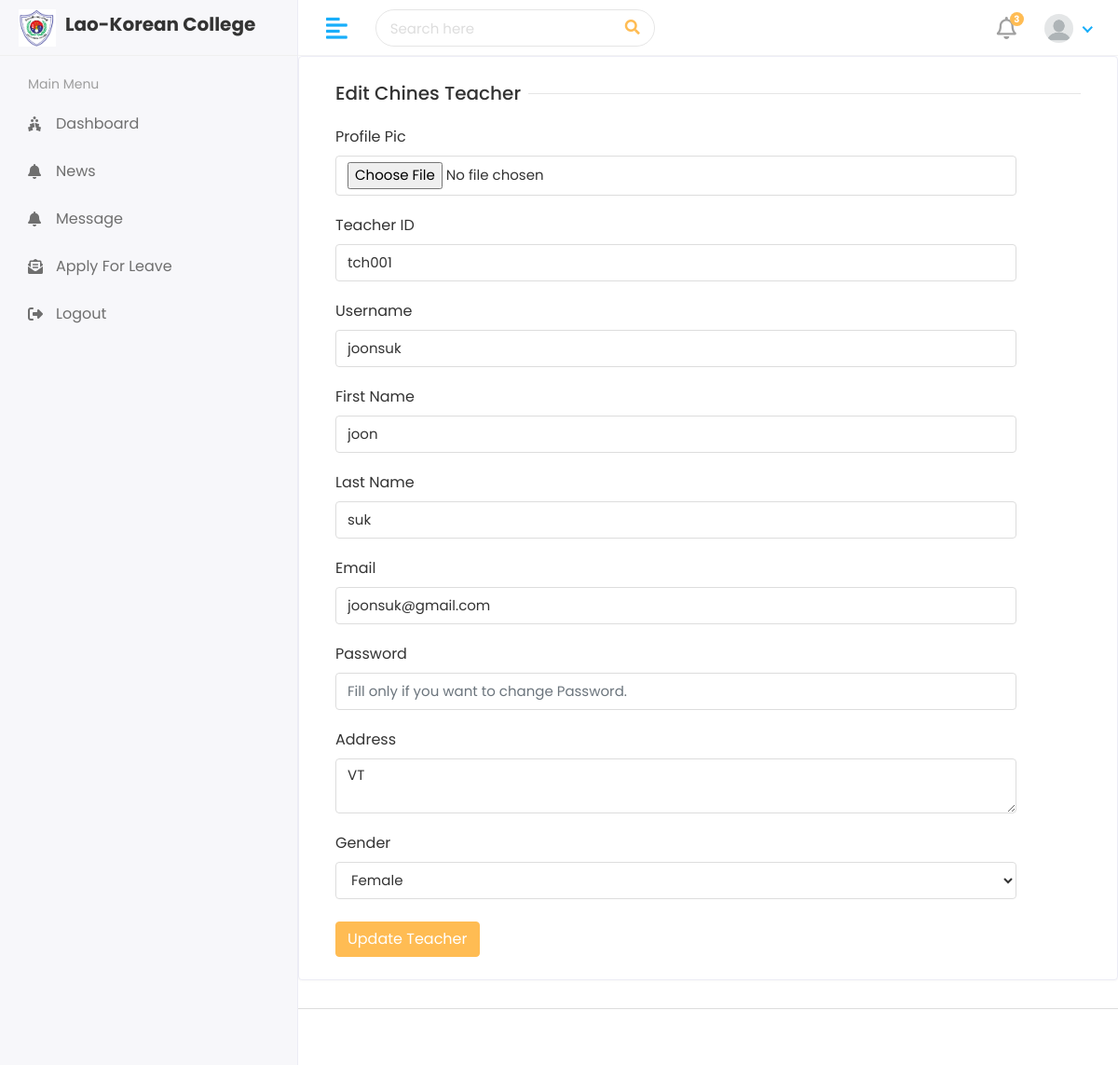
Screenshot of /Hod/Teacher/Edit/2/ with the database file from the repository.
### app/models.py (models this page shows, shortened)
class Teacher(models.Model):
    user = models.OneToOneField(CustomUser, on_delete=models.CASCADE)
    teacherID = models.CharField(max_length=50, unique=True)
    address = models.TextField()
    gender = models.CharField(max_length=50)
    created_at = models.DateTimeField(auto_now_add=True)
    updated_at = models.DateTimeField(auto_now=True)

class CustomUser(AbstractUser):
    USER = (
        (1, "HOD"),
        (2, "OFFICER"),
        (3, "TEACHER"),
        (4, "STUDENT")
    )
    user_type = models.CharField(choices=USER, max_length=50, default=1)
    profile_pic = models.ImageField(upload_to="media/profile_pic")

### lao_korean_college/Hod_views.py (the view)
# urls.py: path('Hod/Teacher/Edit/<str:id>/', Hod_views.editTeacher, name='edit_teacher'),
def editTeacher(request, id):
    teacher = Teacher.objects.get(id = id)
    context = {
        'teacher':teacher
    }
    return render(request,'Hod/editTeacher.html',context)

### templates/Hod/editTeacher.html (shortened to what this page needs)
{% extends 'base.html' %}
{% block content %}
<div class="row">
    <div class="col-sm-12">
        <div class="card">
            <div class="card-body">
                <form method="post" action="{% url 'update_teacher' %}"  enctype="multipart/form-data">
                    <div class="col-12">
                        <h5 class="form-title"><span>Edit Chines Teacher</span></h5>
                    </div>
                    <div class="col-sm-11">
                        <div class="form-group">
                            <label>Profile Pic</label>
                            <input type="file" class="form-control" name="profile_pic">
                        </div>
                    </div>
                    <div class="col-sm-11">
                        <div class="form-group">
                            <label>Teacher ID</label>
                            <input type="text" class="form-control" name="teacherID" value="{{teacher.teacherID}}"  required>
                        </div>
                    </div>
                    <div class="col-sm-11">
                        <div class="form-group">
                            <label>Username</label>
                            <input type="text" class="form-control" name="username" value="{{teacher.user.username}}"  required>
                        </div>
                    </div>
                    <div class="col-sm-11">
                        <div class="form-group">
                            <label>First Name</label>
                            <input type="text" class="form-control" name="first_name" value="{{teacher.user.first_name}}"  required>
                        </div>
                    </div>
                    <div class="col-sm-11">
                        <div class="form-group">
                            <label>Last Name</label>
                            <input type="text" class="form-control" name="last_name" value="{{teacher.user.last_name}}"  required>
                        </div>
                    </div>
                    <div class="col-sm-11">
                        <div class="form-group">
                            <label>Email</label>
                            <input type="text" class="form-control" name="email" value="{{teacher.user.email}}" required>
                        </div>
                    </div>
                    <div class="col-sm-11">
                        <div class="form-group">
                            <label>Password</label>
                            <input type="password" class="form-control" name="password" placeholder="Fill only if you want to change Password.">
                        </div>
                    </div>
                    <div class="col-sm-11">
                        <div class="form-group">
                            <label>Address</label>
                            <textarea class="form-control" name="address" required>{{teacher.address}}</textarea>
                        </div>
                    </div>
                    <div class="col-sm-11">
                        <label>Gender</label>
                        <select class="form-control" id="" name="gender" placeholder="Select Gender" required>
                            <option>Female</option>
                        </select>
                    </div> <br>
                    <div class="col-12">
                        <button type="submit" class="btn btn-primary">Update Teacher</button>
                    </div>
                </form>
            </div>
        </div>
    </div>
</div>
{% endblock %}

### static/assets/css/main.css (style rules this page uses)
html { height: 100%; }
body { background-color: #fff; color: #333; font-family: 'Poppins', sans-serif; font-size: 1rem; height: 100%; line-height: 1.5; overflow-x: hidden; }
h1, h2, h3, h4, h5, h6 { font-family: 'Poppins', sans-serif; margin-top: 0; }
.form-control { border: 1px solid #ddd; box-shadow: none; color: #333; font-size: 15px; height: 40px; }
input, button, a { transition: all 0.4s ease; -moz-transition: all 0.4s ease; -o-transition: all 0.4s ease; -ms-transition: all 0.4s ease; -webkit-transition: all 0.4s ease; }
input, input:focus, button, button:focus { outline: none; }
input[type="file"] { height: auto; min-height: calc(1.5em + .75rem + 2px); }
input[type=text], input[type=password] { -webkit-appearance: none; -moz-appearance: none; appearance: none; }
textarea.form-control { resize: vertical; }
.form-group { margin-bottom: 1.25rem; }
.btn-primary { background-color: #FFBC53; border: 1px solid #FFBC53; }
.card { border: 1px solid #ececf5; box-shadow: 0 1px 3px 0 rgba(0, 0, 0, 0.03); margin-bottom: 1.875rem; }
.card-body { padding: 1.5rem; }
.form-title { width: 100%; max-width: 100%; padding: 0; font-size: 1.25rem; font-weight: 500; line-height: inherit; color: #333; white-space: normal; position: relative; display: block; margin-bottom: 20px; }
.form-title:before { content: ""; position: absolute; left: 0px; right: 0px; height: 1px; top: 50%; background-color: rgba(0, 0, 0, 0.1); }
.form-title span { padding: 0px 0.5rem 0 0; background-color: #fff; display: inline-block; z-index: 2; position: relative; }

### rows the page displays
Teacher: teacherID "tch001", username "joonsuk", first_name "joon", last_name "suk", email "joonsuk@gmail.com", address "VT"
